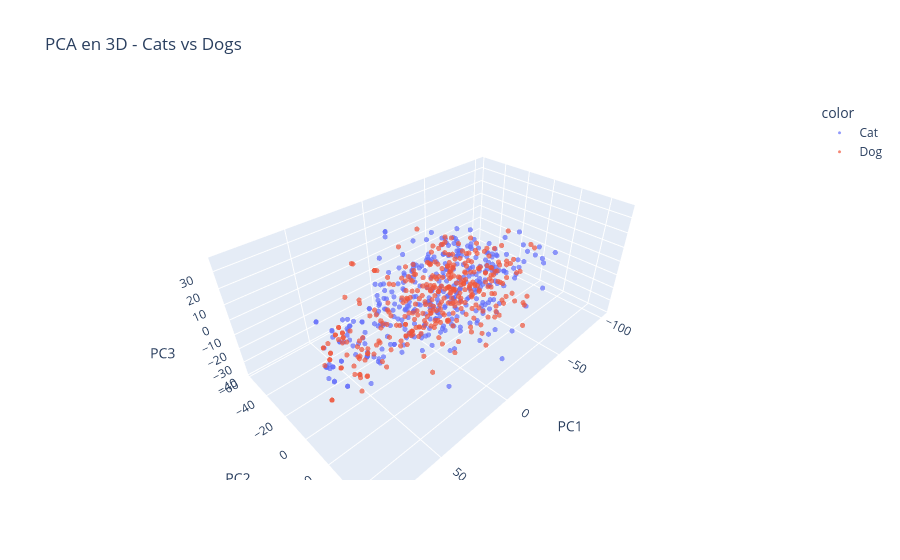

Source (notebook cell):
### Markdown cell above
Make the same 3D plot as above.

### Code cell
# TO DO: make a 3D plot of the reduced dataset.
# Visualisation interactive 3D
fig = px.scatter_3d(
    df_pca3,
    x="PC1", y="PC2", z="PC3",
    color=df_pca3["Label"].map({0: "Cat", 1: "Dog"}),
    title="PCA en 3D - Cats vs Dogs",
    opacity=0.7
)

fig.update_traces(marker=dict(size=3))
fig.show()

### Figure 1 — Plotly figure (JSON) as saved in the notebook; plotly's stock layout.template omitted (floating-point values rounded to 4 significant figures; data arrays with more than 128 entries replaced by an {"elided": "..."} marker saying what was removed)
{"data": [{"hovertemplate": "color=Cat<br>PC1=%{x}<br>PC2=%{y}<br>PC3=%{z}<extra></extra>", "legendgroup": "Cat", "marker": {"color": "#636efa", "opacity": 0.7, "size": 3, "symbol": "circle"}, "mode": "markers", "name": "Cat", "scene": "scene", "showlegend": true, "type": "scatter3d", "x": {"elided": "349 float values"}, "y": {"elided": "349 float values"}, "z": {"elided": "349 float values"}}, {"hovertemplate": "color=Dog<br>PC1=%{x}<br>PC2=%{y}<br>PC3=%{z}<extra></extra>", "legendgroup": "Dog", "marker": {"color": "#EF553B", "opacity": 0.7, "size": 3, "symbol": "circle"}, "mode": "markers", "name": "Dog", "scene": "scene", "showlegend": true, "type": "scatter3d", "x": {"elided": "347 float values"}, "y": {"elided": "347 float values"}, "z": {"elided": "347 float values"}}], "layout": {"legend": {"title": {"text": "color"}, "tracegroupgap": 0}, "scene": {"domain": {"x": [0, 1], "y": [0, 1]}, "xaxis": {"title": {"text": "PC1"}}, "yaxis": {"title": {"text": "PC2"}}, "zaxis": {"title": {"text": "PC3"}}}, "title": {"text": "PCA en 3D - Cats vs Dogs"}}}
